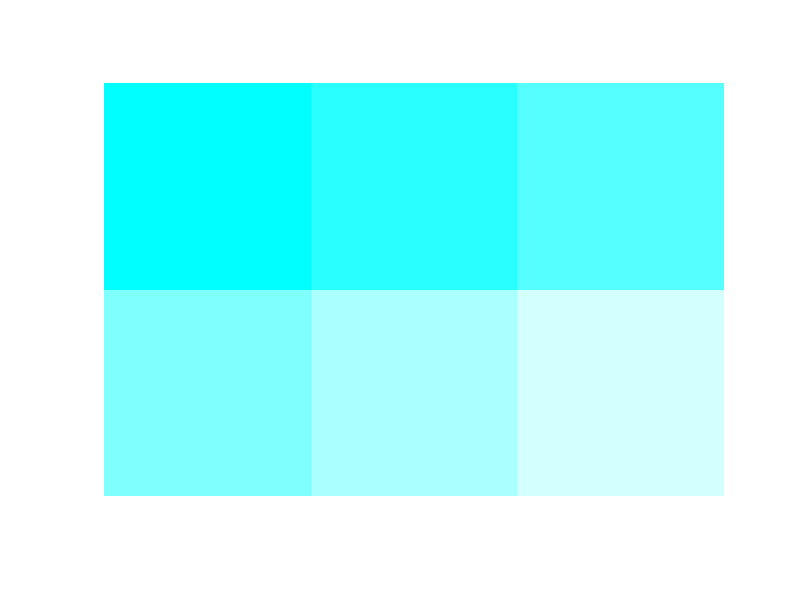

The MATLAB script that drew this image:
rgb  = zeros(2,3,3);

r = [1 1 0;0 0 1];
g = [0 1 1 ; 1 0 0];
b = [0 0 0; 1 1 1];

rgb(:,:,1) = r;
rgb(:,:,2) = g;
rgb(:,:,3) = b;
rgb  = imresize(rgb,100,'nearest');
hsi  = rgb2hsv(rgb);
imshow(hsi)

